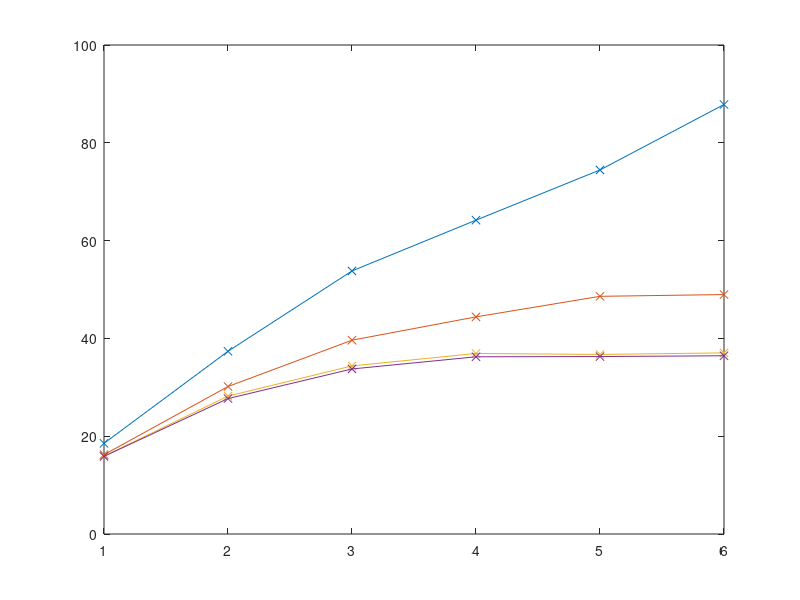

The MATLAB script that drew this image: (Note: this script raises an error after producing the figure.)
%%
%
x = [1,2,3,4,5,6];
perf_32_f = [18.5418, 37.3663, 53.796, 64.18, 74.4462, 87.8309];
perf_64_f = [16.222, 30.1598, 39.6326, 44.4039, 48.6054, 48.9657];
perf_128_f = [15.9129, 28.1996, 34.3728, 36.9191, 36.7169, 37.0415];
perf_256_f = [15.8744, 27.6949, 33.75, 36.238, 36.2878, 36.4507];
perf_32_f_r = perf_32_f ./ perf_32_f(1);
perf_64_f_r = perf_64_f ./ perf_64_f(1);
perf_128_f_r = perf_128_f ./ perf_128_f(1);
perf_256_f_r = perf_256_f ./ perf_256_f(1);


%%
%
plot(x, perf_32_f, "-x", x, perf_64_f, "-x", x, perf_128_f, "-x", x, perf_256_f, "-x");
yline(46.928);
yline(46.928/2);
xlim([0 7])
xlabel("# of CPU cores");
ylabel("GB/s");
title("Task-1.1, CRS format, CPU strong scaling test, float");
legend("N=32", "N=64", "N=128", "N=256", "CPU-memory-1ch=23.5GB/s", "CPU-memory-2ch=47GB/s");


%%
%
plot(x, perf_32_f_r, "-x", x, perf_64_f_r, "-x", x, perf_128_f_r, "-x", x, perf_256_f_r, "-x");
xlim([0 7])
xlabel("# of CPU cores");
ylabel("speed-up ratio");
title("Task-1.1, CRS format, CPU strong scaling test, float");
legend("N=32", "N=64", "N=128", "N=256");
